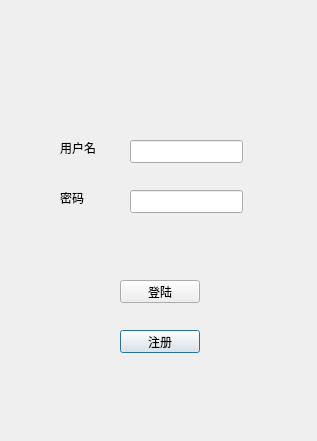
<?xml version="1.0" encoding="UTF-8"?>
<ui version="4.0">
 <class>LoginDialog</class>
 <widget class="QDialog" name="LoginDialog">
  <property name="geometry">
   <rect>
    <x>0</x>
    <y>0</y>
    <width>317</width>
    <height>441</height>
   </rect>
  </property>
  <property name="windowTitle">
   <string>Dialog</string>
  </property>
  <widget class="QStackedWidget" name="stackedWidget">
   <property name="geometry">
    <rect>
     <x>30</x>
     <y>120</y>
     <width>261</width>
     <height>271</height>
    </rect>
   </property>
   <property name="currentIndex">
    <number>0</number>
   </property>
   <widget class="QWidget" name="loginPage">
    <widget class="QLabel" name="usrLabel">
     <property name="geometry">
      <rect>
       <x>30</x>
       <y>20</y>
       <width>57</width>
       <height>15</height>
      </rect>
     </property>
     <property name="text">
      <string>用户名</string>
     </property>
    </widget>
    <widget class="QPushButton" name="registerBtn">
     <property name="geometry">
      <rect>
       <x>90</x>
       <y>210</y>
       <width>80</width>
       <height>23</height>
      </rect>
     </property>
     <property name="text">
      <string>注册</string>
     </property>
    </widget>
    <widget class="QLineEdit" name="usrLineEdit">
     <property name="geometry">
      <rect>
       <x>100</x>
       <y>20</y>
       <width>113</width>
       <height>23</height>
      </rect>
     </property>
    </widget>
    <widget class="QPushButton" name="loginBtn">
     <property name="geometry">
      <rect>
       <x>90</x>
       <y>160</y>
       <width>80</width>
       <height>23</height>
      </rect>
     </property>
     <property name="text">
      <string>登陆</string>
     </property>
    </widget>
    <widget class="QLabel" name="pswLabel_2">
     <property name="geometry">
      <rect>
       <x>30</x>
       <y>70</y>
       <width>57</width>
       <height>15</height>
      </rect>
     </property>
     <property name="text">
      <string>密码</string>
     </property>
    </widget>
    <widget class="QLineEdit" name="pswLineEdit">
     <property name="geometry">
      <rect>
       <x>100</x>
       <y>70</y>
       <width>113</width>
       <height>23</height>
      </rect>
     </property>
     <property name="text">
      <string/>
     </property>
     <property name="echoMode">
      <enum>QLineEdit::Password</enum>
     </property>
    </widget>
   </widget>
   <widget class="QWidget" name="regPage">
    <widget class="QLabel" name="userLabel2">
     <property name="geometry">
      <rect>
       <x>30</x>
       <y>20</y>
       <width>57</width>
       <height>15</height>
      </rect>
     </property>
     <property name="text">
      <string>用户名</string>
     </property>
    </widget>
    <widget class="QLineEdit" name="usrLineEdit2">
     <property name="geometry">
      <rect>
       <x>100</x>
       <y>20</y>
       <width>113</width>
       <height>23</height>
      </rect>
     </property>
    </widget>
    <widget class="QLabel" name="pswLabel">
     <property name="geometry">
      <rect>
       <x>30</x>
       <y>70</y>
       <width>57</width>
       <height>15</height>
      </rect>
     </property>
     <property name="text">
      <string>密码</string>
     </property>
    </widget>
    <widget class="QLineEdit" name="pswRegLine">
     <property name="geometry">
      <rect>
       <x>100</x>
       <y>70</y>
       <width>113</width>
       <height>23</height>
      </rect>
     </property>
     <property name="text">
      <string/>
     </property>
     <property name="echoMode">
      <enum>QLineEdit::Password</enum>
     </property>
    </widget>
    <widget class="QLineEdit" name="pswRegLine2">
     <property name="geometry">
      <rect>
       <x>100</x>
       <y>120</y>
       <width>113</width>
       <height>23</height>
      </rect>
     </property>
     <property name="text">
      <string/>
     </property>
     <property name="echoMode">
      <enum>QLineEdit::Password</enum>
     </property>
    </widget>
    <widget class="QLabel" name="pswChkLabel">
     <property name="geometry">
      <rect>
       <x>10</x>
       <y>120</y>
       <width>81</width>
       <height>16</height>
      </rect>
     </property>
     <property name="text">
      <string>再次输入密码</string>
     </property>
    </widget>
    <widget class="QPushButton" name="registerBtn2">
     <property name="geometry">
      <rect>
       <x>90</x>
       <y>190</y>
       <width>80</width>
       <height>23</height>
      </rect>
     </property>
     <property name="text">
      <string>注册</string>
     </property>
    </widget>
    <widget class="QPushButton" name="returnBtn">
     <property name="geometry">
      <rect>
       <x>90</x>
       <y>230</y>
       <width>80</width>
       <height>23</height>
      </rect>
     </property>
     <property name="text">
      <string>返回</string>
     </property>
    </widget>
   </widget>
  </widget>
 </widget>
 <resources/>
 <connections/>
</ui>
